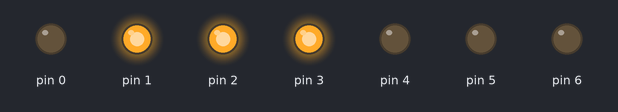
This sketch was run on a simulated Arduino Uno, built with avr-gcc and run on an emulated ATmega328P. Parts: output pins drawn as LEDs (lit = HIGH).

Above: at 0.5 s.
At 3.5 s:
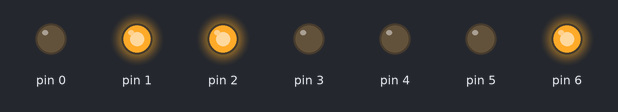
At 5.5 s:
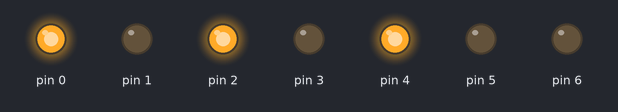
At 7.5 s:
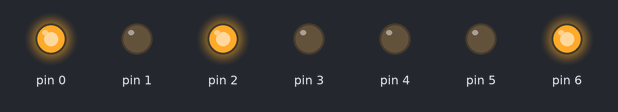
At 10.5 s:
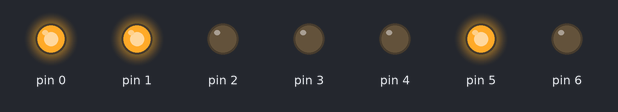
At 14.5 s:
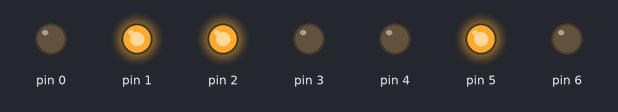
Timing chart, 0 to 15.6 s (numbered marks = the images above):
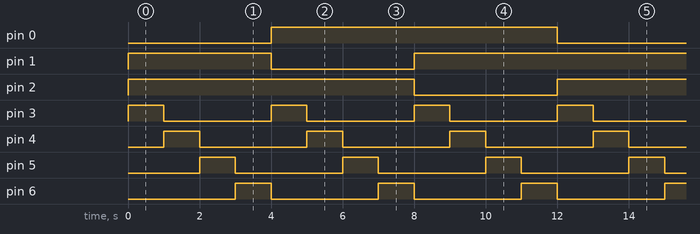

The sketch:

testB.ino
```cpp
// This is the second file I used to test my 3x4 LED matrix

void setup(){
 for (int i=0; i<7; i++){
   pinMode(i, OUTPUT);
 }
}

void loop(){
  for (int i=1; i<4; i++){
    if (i==1){
      digitalWrite(0, LOW);
      digitalWrite(1, HIGH);
      digitalWrite(2, HIGH);

    }
    if (i==2){
     digitalWrite(0, HIGH);
     digitalWrite(1, LOW);
     digitalWrite(2, HIGH);
    }
    if (i==3){
     digitalWrite(0, HIGH);
     digitalWrite(1, HIGH);
     digitalWrite(2, LOW);
    }
    digitalWrite(3, HIGH);
    digitalWrite(4, LOW);
    digitalWrite(5, LOW);
    digitalWrite(6, LOW);

    delay(1000);


    digitalWrite(3, LOW);
    digitalWrite(4, HIGH);
    digitalWrite(5, LOW);
    digitalWrite(6, LOW);

    delay(1000);


    digitalWrite(3, LOW);
    digitalWrite(4, LOW);
    digitalWrite(5, HIGH);
    digitalWrite(6, LOW);

    delay(1000);

    digitalWrite(3, LOW);
    digitalWrite(4, LOW);
    digitalWrite(5, LOW);
    digitalWrite(6, HIGH);

    delay(1000);
  }

}
```

Measured:
- by itself, pin 0, pin 2: alternates HIGH for 8.0 s and LOW for 4.0 s
- by itself, pin 1: repeats every 12.0 s: LOW 4.0 s, HIGH 8.0 s
- by itself, pin 3–6: alternates HIGH for 1.0 s and LOW for 3.0 s
